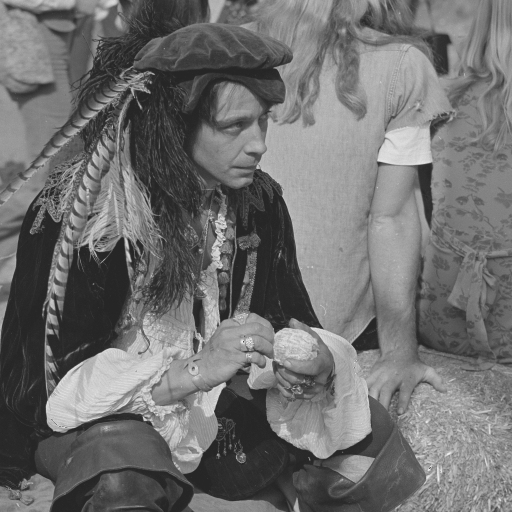
#> input picture tasks/1st_task/images/standard_test_images/pirate.tif, 512 x 512 px
$ jupyter execute --allow-errors PDI_2020_1_T1_Bruna_Medeiros.ipynb
#> lines starting #> are read from the running program, lines starting #| are printed output that depends on the picture
# Processamento Digital de Imagens (Digital image processing) : Trabalho 1

> FGA/UnB - Universidade de Brasilia
Semestre: 01/2020
Data de entrega: 14/09/2020

**Dados do aluno**
- Bruna Medeiros da Silva
- Matrícula: 16/0048711

## Importando bibliotecas

[cell 1]
import os
import cv2 as cv
import math
import numpy as np
import pandas as pd
import matplotlib.pyplot as plt

## 1. a

[cell 2]
img_path = os.path.abspath('images/standard_test_images')
img_name = 'pirate.tif'
file = os.path.join(img_path, img_name)
img = cv.imread(file, 0)
#> img is the input picture: shape (512, 512); min 36, max 241, mean 111.6

[cell 3]
img.shape
#> Out = (512, 512)

[cell 4]
print('Maximum value: %d\nMinimum value: %d' % (img.max(), img.min()))
#| Maximum value: 241
#| Minimum value: 36

## 1. b

### Using Matplotlib

[cell 5]
fig = plt.imshow(img, cmap = 'gray', vmin = 0, vmax = 255)
plt.colorbar(fig)
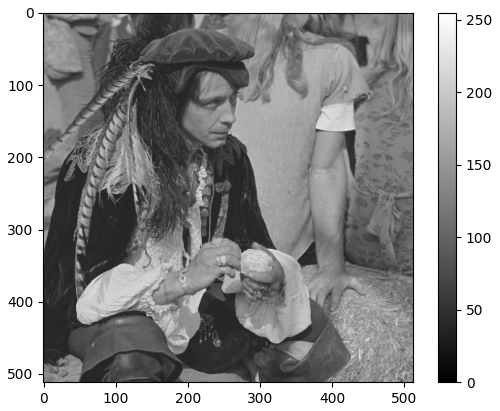
#> figure drawn by matplotlib, 2 panels

### Using OpenCV

[cell 6]
cv.imshow('1.b', img)
cv.waitKey(0)
cv.destroyAllWindows()

## 1. c

### 1. First attempt

[cell 7]
from matplotlib import gridspec

def downsample_512(img):
    original_size = 512
    size = original_size

    img = cv.imread(file, 0)
    fig, axs = plt.subplots(1, 5, figsize=[15, 15])
    fig.subplots_adjust(wspace=0.05)

    axs[0].axis('off')
    axs[0].imshow(img, cmap = 'gray', vmin = 0, vmax = 255, interpolation='none')
    axs[0].set_title('%d x %d' % (size, size))

    for ax in axs[1:]:
        img[0 : int(size / 2), 0 : int(size / 2)] = img[0 : size : 2, 0 : size : 2]
        img[int(size / 2) : original_size, :] = 255
        img[:, int(size / 2) : original_size] = 255

        size = int(size / 2)

        ax.axis('off')
        ax.imshow(img, cmap = 'gray', vmin = 0, vmax = 255, interpolation='none')
        ax.set_title('%d x %d' % (size, size))
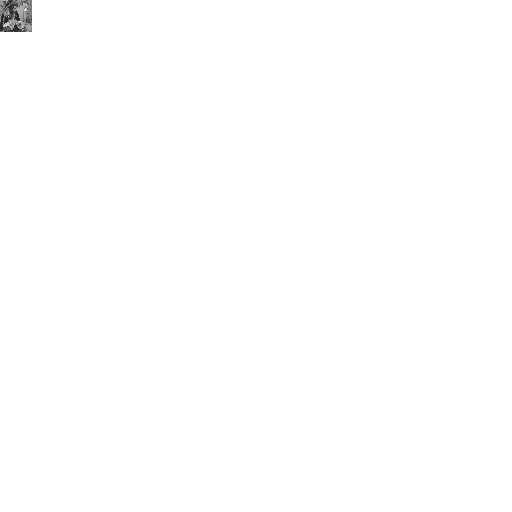
#> img: shape (512, 512); min 37, max 255, mean 254.4


downsample_512(img)
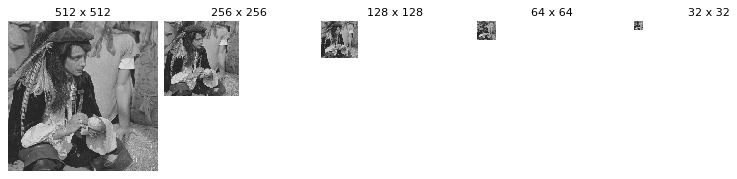
#> figure drawn by matplotlib, 5 panels

### 2. Second Attempt

[cell 8]
from matplotlib import gridspec

def downsample_512(img):
    original_size = 512
    size = original_size
    images = {}
    idx = 0

    img = cv.imread(file, 0)
    fig, axs = plt.subplots(1, 5, figsize=[15, 15])
    fig.subplots_adjust(wspace=0.1)

    axs[0].axis('off')
    axs[0].imshow(img, cmap = 'gray', vmin = 0, vmax = 255, interpolation='none')
    axs[0].set_title('%d x %d' % (size, size))


    for ax in axs[1:]:
        img = img[0 : size : 2, 0 : size : 2]
        images[idx] = img
#         img[0 : int(size / 2), 0 : int(size / 2)] = img[0 : size : 2, 0 : size : 2]
#         img[int(size / 2) : original_size, :] = 255
#         img[:, int(size / 2) : original_size] = 255
        idx += 1
        size = int(size / 2)

        ax.axis('off')
        ax.imshow(img, cmap = 'gray', vmin = 0, vmax = 255, interpolation='none')
        ax.set_title('%d x %d' % (size, size))
#> this loop made 4 passes
#> pass 1, in downsample_512, `img = img[0 : size : 2, 0 : size : 2]`:
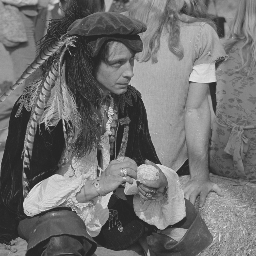
#> img: shape (256, 256); min 37, max 238, mean 111.7
#> after the loop:
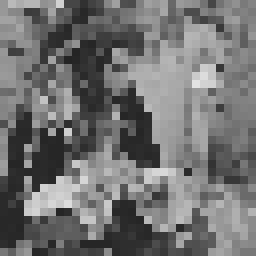
#> img: shape (32, 32) (shown 8 times larger); min 37, max 226, mean 113.5
#> after the loop, idx = 4; images = 4 items
    return images

images = {}
images = downsample_512(img)
#> images = 4 items

### 3. Third Attempt

[cell 9]
def plot_original(img):
     # dots (pixels) per inch
    dpi = int(os.popen('xdpyinfo | grep -w resolution | grep -Eo "[0-9]{1,}" | head -1').read())

    height, width = img.shape

    # With a screen with x pixels/inch and a image of y pixels
    # we need z = y/x [pixels/pixels/inch] = z inches to represent an image with its original size
    figsize = width / float(dpi), height / float(dpi)

    fig = plt.figure(figsize=figsize)
    ax  = fig.add_axes([0, 0, 1, 1])
    # Hide axis
    ax.axis('off')

    # Show final image
    ax.imshow(img, cmap='gray')

    plt.show()

[cell 10]
from matplotlib import gridspec

def downsample_512(img):
    original_size = 512
    size = original_size

    for ax in range(5):
        img = img[0 : size : 2, 0 : size : 2]
        size = int(size / 2)
        plot_original(img)

#> (the rest of this cell did not finish here and is left out)

## 1. d
### Nearest Neighbours

Método usado para interpolação, regreção e classificação que se utiliza da teoria de que amostras espacialmente próximas tendem a conter informações parecidas.

Com isso, o método de interpolação dos k vizinhos mais próximos em imagens 2D utiliza o valor dos k pixels mais próximos (com uma menor distância espacial) para definir o valor do pixel em questão.

Essa distância utilizada no cálculo é a distância euclidiana.

Recomenda-se utilizar valores de k **ímpares**, para evitar "empates" no momento de definir o valor adequado. No geral, são utilizados valores de $k = \sqrt{N}$ ou $k = \log{N}$, onde N é o número de amostras que você possui.

#### Processo para definição de índices e valores

> Esse método de obtençao dos índices corretos para o algoritimo de k vizinhos mais próximos pode ser encontrado [aqui](https://www.imageeprocessing.com/2017/11/nearest-neighbor-interpolation.html)

## 1. e

[cell 11]
def knn_512(images):
    n_images = len(images)
#> n_images = 4
    new_images = {}
    final_size = 512

    plot_row = 0
    plot_column = 0

    fig, axs = plt.subplots(2, round(n_images/2), figsize=[5, 5])
    fig.subplots_adjust(wspace=0.1)

    for idx in range(n_images):
        initial_size = len(images[idx])
        space = final_size / initial_size
        new_images_row = np.zeros([initial_size, final_size])
        new_images[idx] = np.zeros([final_size, final_size])

        new_images_idx = np.zeros([final_size, final_size])
        for row in range(initial_size):
            for column in range(final_size):
                new_images_idx[row][column] = int(column / space)
                new_images_row[row][column] = images[idx][row][int(new_images_idx[row][column])]

        new_images_idx = np.zeros([final_size, final_size])
        for column in range(final_size):
            for row in range(final_size):
                new_images_idx[row][column] = int(row / space)
                new_images[idx][row][column] = new_images_row[int(new_images_idx[row][column])][column]

        axs[plot_row][plot_column].axis('off')
        axs[plot_row][plot_column].imshow(new_images[idx], cmap = 'gray', vmin = 0, vmax = 255, interpolation='none')
        axs[plot_row][plot_column].set_title('%d x %d' % (initial_size, initial_size))

        plot_column += 1
        if(plot_column == round(n_images/2)):
            plot_row += 1
            plot_column = 0
#> this loop made 4 passes
#> (initial_size, space) on passes 1 to 4: (256, 2), (128, 4), (64, 8), (32, 16)
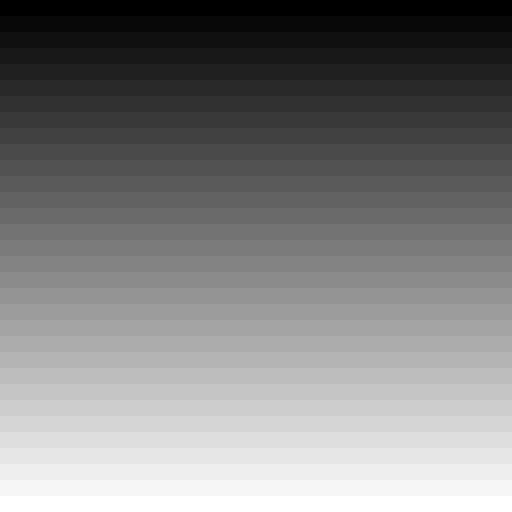
#> new_images_idx: shape (512, 512) float64; min 0, max 31, mean 15.5; drawn with min black and max white
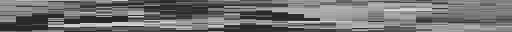
#> new_images_row: shape (32, 512) float64; min 37, max 226, mean 113.5
#> after the loop, new_images = 4 items; plot_column = 0; plot_row = 2

    return new_images;

new_images = knn_512(images)
#> new_images = 4 items
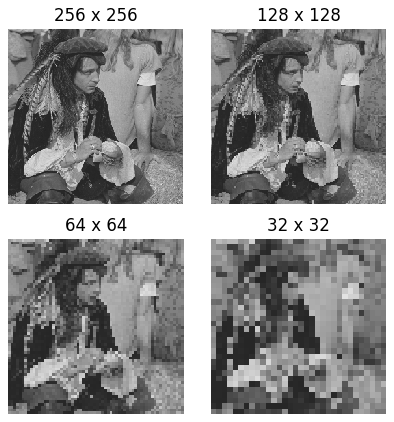
#> figure drawn by matplotlib, 4 panels

## 1.f. Interpolação Bilinear

[Fonte: SuperComputer's Blog](https://chao-ji.github.io/jekyll/update/2018/07/19/BilinearResize.html#:~:text=Like%20linearly%20resizing%20a%201,and%20x%20(width)%20dimension.)

Essa forma de interpolação pode ser aplicada em imagens (ou array) de duas dimensões (como x e y, por exemplo)

Para aplicar essa técnica são feitas duas interpolações lineares em sequência: aplica-se primeiro em uma das dimensões e, no resultado obtido, aplica-se na outra dimensão.

### Interpolação linear

A interpolação linear utiliza, se certa forma, uma média ponderada dos valores dos pixels mais próximos. Os pesos dessa média serão definidos pela distância total entre esses pixels.

**Exemplo:**

### Interpolação bilinear

Considerando que o processo visto acima poderá ser feito tanto em uma coluna quanto em uma linha, a interpolação bilinear é feita do seguinte modo:

1. Primeiro, considerando apenas a linha de cima da imagem e ignorando todo o resto, podemos fazer uma interpolação linear no eixo x de forma que:

\begin{equation}
    X = A \cdot \frac{x - x_1}{x_2 - x_1} + B \cdot \frac{x_2 - x}{x_2 - x_1}
\end{equation}

2. Fazendo o mesmo na linha de baixo:

\begin{equation}
    Y = C \cdot \frac{x - x_1}{x_2 - x_1} + D \cdot \frac{x_2 - x}{x_2 - x_1}
\end{equation}

3. Para encontrar Z, agora que temos os valores de X e Y, fazemos o mesmo procedimento no intervalo vertical entre eles:

\begin{equation}
    Z = X \cdot \frac{y - y_1}{y_2 - y_1} + Y \cdot \frac{y_2 - y}{y_2 - y_1}
\end{equation}

4. Observações:
    - Esse processo também pode ser feito de forma "direta" se substituirmos os valores de X e Y no cálculo de Z;
    - Nesse caso, considera-se que os eixo x e y crescem da esquerda pra direita e de cima para baixo, respectivamente.

## 1. g

[cell 12]
def bilinear_512(images):
    n_images = len(images)
#> n_images = 4
    new_images = {}
    final_size = 512

    plot_row = 0
    plot_column = 0

    fig, axs = plt.subplots(2, round(n_images/2), figsize=[5, 5])
    fig.subplots_adjust(wspace=0.1)

    for img in range(n_images):
        initial_size = len(images[img])
        space = final_size / initial_size
        new_images[img] = np.zeros([final_size, final_size])

        for row in range(final_size):
            percent_row = row/space - math.floor(row/space)
            idx_row = math.ceil(row/space) if row/space < (initial_size - 1) else math.floor(row/space)

            for col in range(final_size):
                percent_col = col/space - math.floor(col/space)
                idx_col = math.ceil(col/space) if col/space < (initial_size - 1) else math.floor(col/space)

                x_floor = images[img][math.floor(row/space)][math.floor(col/space)]
                x_ceil  = images[img][math.floor(row/space)][idx_col]
                x = ((1 - percent_col) * x_floor) + (percent_col * x_ceil)

                y_floor = images[img][idx_row][math.floor(col/space)]
                y_ceil  = images[img][idx_row][idx_col]
                y = ((1 - percent_col) * y_floor) + (percent_col * y_ceil)

                new_images[img][row][col] = ((1 - percent_row) * x) + ((percent_row) * y)


        axs[plot_row][plot_column].axis('off')
        axs[plot_row][plot_column].imshow(new_images[img], cmap = 'gray', vmin = 0, vmax = 255, interpolation='none')
        axs[plot_row][plot_column].set_title('%d x %d' % (initial_size, initial_size))

        plot_column += 1
        if(plot_column == round(n_images/2)):
            plot_row += 1
            plot_column = 0
#> after the loop, new_images = 4 items; plot_column = 0; plot_row = 2

    return new_images;

new_images = bilinear_512(images)
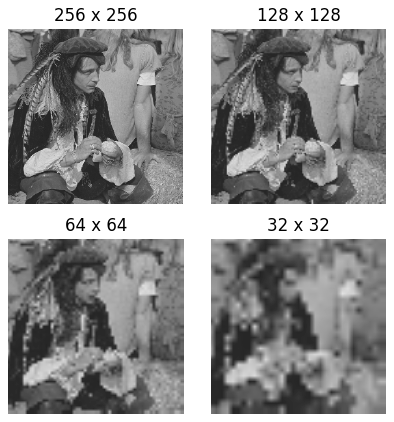
#> figure drawn by matplotlib, 4 panels

## 1. h

### PSNR

PSNR é a sigla em inglês do termo *Peak Signal-to-Noise Ratio* (relação sinal-ruído de pico). Esse é uma medida que se utiliza do erro médio quadrático (MSE - *Mean squared error*) para calcular "a relação entre a máxima energia de um sinal e o ruído que afeta sua representação fidedigna".

O PSNR geralmente é dado utilizando escala logarítima, em decibéis.

A fórmula para obtenção desse valor é:

Onde:

[cell 13]
def img_psnr(image, original_image):
    M = original_image.shape[0]
    N = original_image.shape[1]
    mse = 0

    for i in range(M):
        for j in range(N):
            mse = mse + abs(original_image[i][j] - image[i][j])**2

    mse = mse/(M * N)
    PSNR = 20 * math.log10(255/math.sqrt(mse))
    return PSNR

### Imagens reconstruídas usando KNN

[cell 14]
images_knn = knn_512(images)
#> the loop in knn_512 (call 2), `for idx in range(n_images):` made 4 passes
#> images_knn = 4 items

### Imagens reconstruídas utilizando interpolação bilinear

[cell 15]
images_bilinear = bilinear_512(images)
#> the loop in bilinear_512 (call 2), `for img in range(n_images):` made 4 passes
#> images_bilinear = 4 items

[cell 16]
dim = [256, 128, 64, 32]
psnr_df = pd.DataFrame(columns = ['size', 'psnr_knn_db', 'psnr_bilinear_db'])
#> (the rest of this cell did not finish here and is left out)

## 1.i.

Utilizando a psnr como métrica base, pode-se dizer que, para a imagem utilizada, o método de amplificação da imagem por meio interpolação bilinear se mostrou muito mais fiel às imagens originais (em todos os casos aqui experimentados) do que o método do vizinho mais próximo (knn)

## 1.j.

Se fôssemos fazer uma conversão de uma linha que vai de 0 a 255 para outra linha que vai de 0 a L, poderíamos seguir o seguinte raciocínio:

$y = ax + b$, onde

- y é o valor equivalente na linha L
- x é o valor original
- a é o coeficiente angular
- b é o coeficiente linear

Sabendo que o 0 será 0 em qualquer uma das retas:

$0 = a\cdot0 + b$. Logo, $b = 0$

Convertendo o ponto 255 para o ponto L:
$L = a\cdot255 $. Logo, $a = \frac{L}{255}$ e $\frac{1}{a} = \frac{255}{L}$.

Esse valor $\frac{1}{a}$ será o valor pelo qual dividiremos os valores dos pixels originais para obter o pixel dentro dos demais ranges propostos

- 16 -> 4 bits,
- 4 -> 2 bits e
- 2 -> 1 bit.

[cell 17]
def img_scale(image):
    n_images = 4
    images = {}
    fig, axs = plt.subplots(1, n_images, figsize=[20, 20])
    fig.subplots_adjust(wspace=0.1)

    for idx in range(n_images):
        ratio = 255/(2**(2**idx) - 1)
        images[idx] = np.round(np.divide(image, ratio))

        axs[(n_images - 1) - idx].axis('off')
        axs[(n_images - 1) - idx].imshow(images[idx], cmap = 'gray', interpolation='none')
        axs[(n_images - 1) - idx].set_title('%d bits' % (2**idx))
#> after the loop, images = 4 items

img_scale(img)
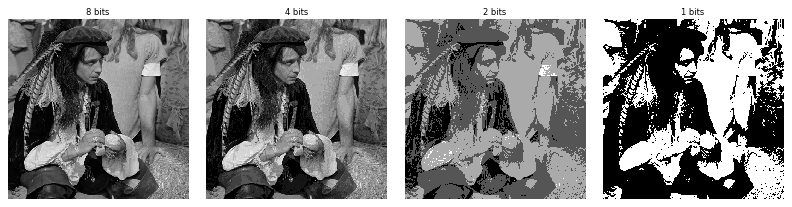
#> figure drawn by matplotlib, 4 panels
